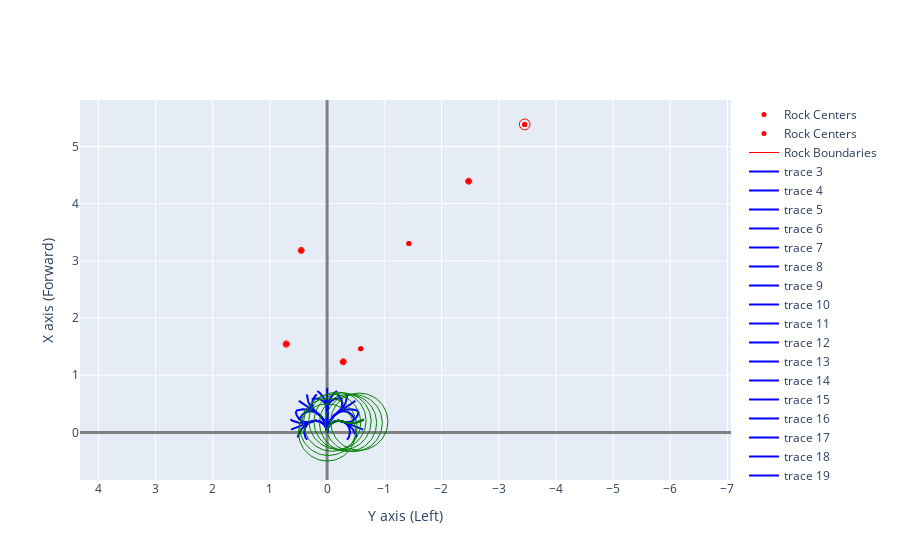

The code cell stored with this chart in its notebook:
### Code cell
# print(f"candidate arcs shape: {planner.np_candidate_arcs.shape}")
waypoint = np.array([4.25, 4.25])
# current_pose = np.eye(4)
test_rock_points_rover_frame = np.array([[]])
test_rock_data = []
control, best_arc, waypoint_local = planner.plan_arc(
    waypoint, current_pose, rock_points_rover_frame, rock_data
)
# (v,w), waypoint_local = planner.plan_arc(waypoint, current_pose, test_rock_points_rover_frame, test_rock_data)
# print(waypoint_local)
fig = plot_rocks_rover_frame(
    rock_points_rover_frame, rock_data, color="red"
)
print(f"waypoint_local{waypoint_local}")
# fig = go.Figure()
for arc in arcs:
    fig = plot_path_rover_frame(arc, fig=fig)
fig = plot_path_rover_frame(best_arc, color="green", fig=fig)

fig.show()
print(control)
